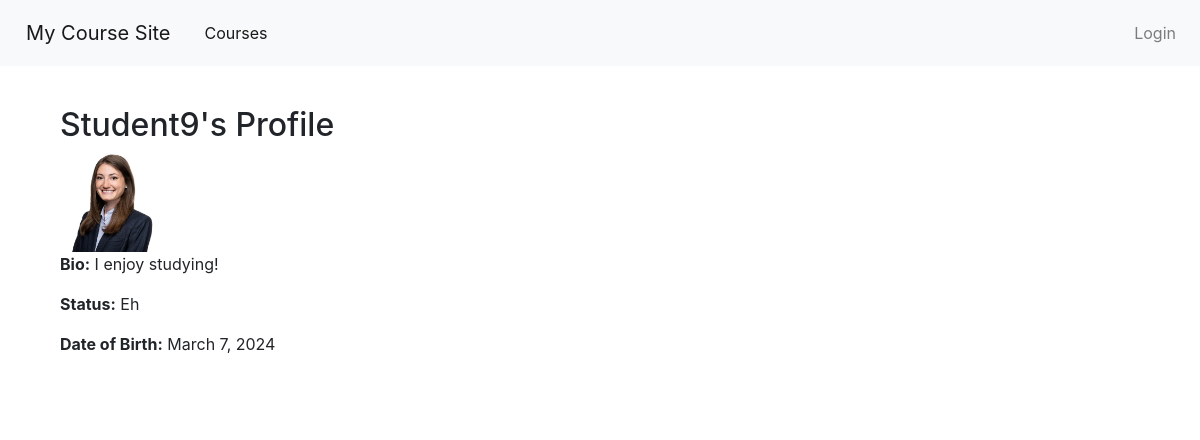
The app's page /accounts/profile/Student9/, older data.
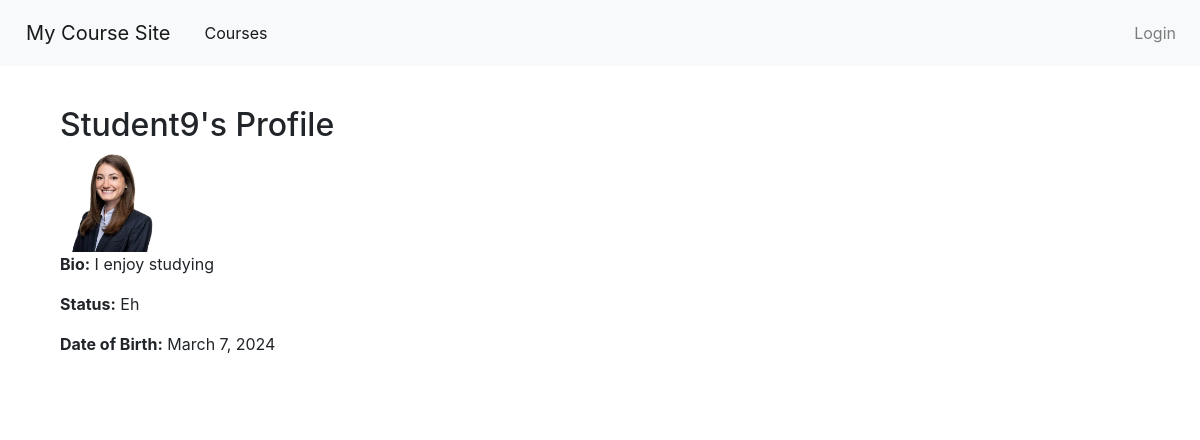
The same page, newer data.
### users/models.py (models this page shows, shortened)
class customUser(AbstractUser):
    real_name = models.CharField(max_length=100, blank=True, null=True)
    photo = models.ImageField(upload_to='user_photos/', blank=True, null=True)
    is_teacher = models.BooleanField(default=False)
    is_student = models.BooleanField(default=False)
    is_blocked = models.BooleanField(default=False)
    objects = CustomUserManager()

class Profile(models.Model):
    user = models.OneToOneField(settings.AUTH_USER_MODEL, on_delete=models.CASCADE, related_name='profile')
    bio = models.TextField(max_length=500, blank=True)
    status_update = models.CharField(max_length=255, blank=True)
    date_of_birth = models.DateField(null=True, blank=True)

### users/views.py (the view)
# urls.py: path('profile/<str:username>/', views.user_profile, name='user_profile'),
def user_profile(request, username):
    user = get_object_or_404(User, username=username)
    return render(request, 'users/user_profile.html', {'profile_user': user})

### Notifications/context_processors.py (called while the page is built)
def notifications(request):
    if request.user.is_authenticated:
        return {
            'notifications': Notification.objects.filter(recipient=request.user, is_read=False)
        }
    else:
        return {}

### users/templates/users/user_profile.html
{% extends 'base.html' %}
{% block content %}
<div class="container">
    <h2>{{ profile_user.username }}'s Profile</h2>
    <img src="{{ profile_user.photo.url }}" alt="{{ profile_user.username }}'s profile picture" style="width: 100px; height: 100px;">
    <p><strong>Bio:</strong> {{ profile_user.profile.bio }}</p>
    <p><strong>Status:</strong> {{ profile_user.profile.status_update }}</p>
    <p><strong>Date of Birth:</strong> {{ profile_user.profile.date_of_birth }}</p>
</div>
{% endblock %}

### templates/base.html (shortened to what this page needs)
<!DOCTYPE html>
<html>
<head>
    {% load static %}
    <link rel="stylesheet" href="{% static 'css/style.css' %}">
    <link rel="stylesheet" href="https://stackpath.bootstrapcdn.com/bootstrap/4.5.2/css/bootstrap.min.css">
</head>
<body>
    <header>
        <nav class="navbar navbar-expand-lg navbar-light bg-light">
            <a class="navbar-brand" href="{% url 'home' %}">My Course Site</a>
            <div class="collapse navbar-collapse" id="navbarNav">
                <ul class="navbar-nav mr-auto">
                    <li class="nav-item active">
                        <a href="{% url 'courses:list_courses' %}" class="nav-item nav-link">Courses</a>
                    </li>
                </ul>
                <ul class="navbar-nav">
                    {% if user.is_authenticated %}
                    <li class="nav-item">
                        <a class="nav-link" href="{% url 'chat_room' room_name='general' %}">Chat Room</a>
                    </li>
                    <li class="nav-item dropdown">
                        <a class="nav-link dropdown-toggle" href="#" id="navbarDropdown" role="button" data-toggle="dropdown" aria-haspopup="true" aria-expanded="false">
                            Notifications
                        </a>
                        <div class="dropdown-menu" aria-labelledby="navbarDropdown">
                            {% for notification in notifications %}
                                <a class="dropdown-item" href="#">
                                    {% if notification.recipient.real_name %}
                                        {{ notification.recipient.real_name }}: {{ notification.message }}
                                    {% else %}
                                        {{ notification.recipient.username }}: {{ notification.message }}
                                    {% endif %}
                                </a>
                            {% empty %}
                                {% if user.is_student and notification.type == 'new_material' %}
                                <a class="dropdown-item" href="#">{{ notification.message }}</a>
                                {% endif %}
                                <a class="dropdown-item" href="#">No new notifications</a>
                            {% endfor %}
                        </div>
                    </li>
                    <li class="nav-item">
                        <form action="{% url 'logout' %}" method="post" style="display: inline;">
                            {% csrf_token %}
                            <button type="submit" class="btn btn-link nav-link" style="display: inline; padding: 0; background: none; border: none;">Logout</button>
                        </form>
                    </li>
                    {% else %}
                    <li class="nav-item">
                        <a class="nav-link" href="{% url 'login' %}">Login</a>
                    </li>
                    {% endif %}
                </ul>
            </div>
        </nav>
    </header>
    <main role="main" class="container">
        {% block content %}
        {% endblock %}
    </main>
</body>
</html>

### static/css/style.css (style rules this page uses)
body { font-family: 'Open Sans', sans-serif; color: #333; }
.container { max-width: 1200px; margin: auto; padding: 20px; background-color: rgba(255, 255, 255, 0.8); padding: 20px; border-radius: 5px; }
.navbar { background-color: #007bff; padding: 10px 20px; }
.navbar a { color: white; text-decoration: none; padding: 10px; }
body { background-image: url('/static/images/background.jpg'); background-size: cover; background-position: center; background-repeat: no-repeat; background-attachment: fixed; }

Row changes from the older to the newer data that the page shows:
changed customUser "Student9": profile.bio "I enjoy studying!" → "I enjoy studying"
